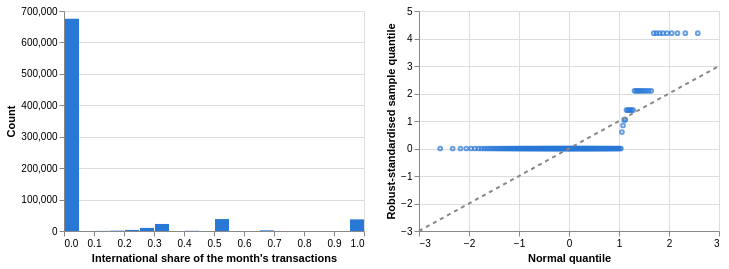

Write notebook code for a chart like this one.
### Markdown cell above
### B.4 Explore Feature of Interest `international_share`

### Code cell
# Only months with at least one transaction have an international share.
with_activity = panel[panel["transaction_count"] > 0]

distribution_charts(with_activity["international_share"], "International share of the month's transactions", 20, 0)

### Figure 1 — Vega-Lite specification as saved in the notebook (floating-point values rounded to 4 significant figures; data arrays with more than 128 entries replaced by an {"elided": "..."} marker saying what was removed)
{"config": {"view": {"continuousWidth": 300, "continuousHeight": 300}}, "hconcat": [{"data": {"name": "data-d792c01ffb76bf6dbf67d17f3c2b9b40"}, "mark": {"type": "bar", "color": "#2a78d6"}, "encoding": {"x": {"bin": "binned", "field": "start", "title": "International share of the month's transactions", "type": "quantitative"}, "x2": {"field": "end"}, "y": {"field": "count", "title": "Count", "type": "quantitative"}}, "height": 220, "width": 300}, {"layer": [{"data": {"name": "data-876470bcdfa3297afcc65f992d1344f4"}, "mark": {"type": "point", "color": "#2a78d6", "size": 14}, "encoding": {"x": {"field": "theoretical", "title": "Normal quantile", "type": "quantitative"}, "y": {"field": "sample", "title": "Robust-standardised sample quantile", "type": "quantitative"}}}, {"data": {"name": "data-77c6682495c4b8b15ae5b12ce2242a61"}, "mark": {"type": "line", "color": "#898781", "strokeDash": [4, 4]}, "encoding": {"x": {"field": "theoretical", "type": "quantitative"}, "y": {"field": "sample", "type": "quantitative"}}}], "height": 220, "width": 300}], "$schema": "https://vega.github.io/schema/vega-lite/v5.20.1.json", "datasets": {"data-d792c01ffb76bf6dbf67d17f3c2b9b40": [{"start": 0.0, "end": 0.05, "count": 675507}, {"start": 0.05, "end": 0.1, "count": 2}, {"start": 0.1, "end": 0.15, "count": 369}, {"start": 0.15, "end": 0.2, "count": 1069}, {"start": 0.2, "end": 0.25, "count": 3436}, {"start": 0.25, "end": 0.3, "count": 9805}, {"start": 0.3, "end": 0.35, "count": 22400}, {"start": 0.35, "end": 0.4, "count": 7}, {"start": 0.4, "end": 0.45, "count": 691}, {"start": 0.45, "end": 0.5, "count": 0}, {"start": 0.5, "end": 0.55, "count": 37926}, {"start": 0.55, "end": 0.6, "count": 61}, {"start": 0.6, "end": 0.65, "count": 0}, {"start": 0.65, "end": 0.7, "count": 2144}, {"start": 0.7, "end": 0.75, "count": 0}, {"start": 0.75, "end": 0.8, "count": 89}, {"start": 0.8, "end": 0.85, "count": 2}, {"start": 0.85, "end": 0.9, "count": 0}, {"start": 0.9, "end": 0.95, "count": 0}, {"start": 0.95, "end": 1.0, "count": 36974}], "data-876470bcdfa3297afcc65f992d1344f4": {"elided": "199 records"}, "data-77c6682495c4b8b15ae5b12ce2242a61": [{"theoretical": -3, "sample": -3}, {"theoretical": 3, "sample": 3}]}}
